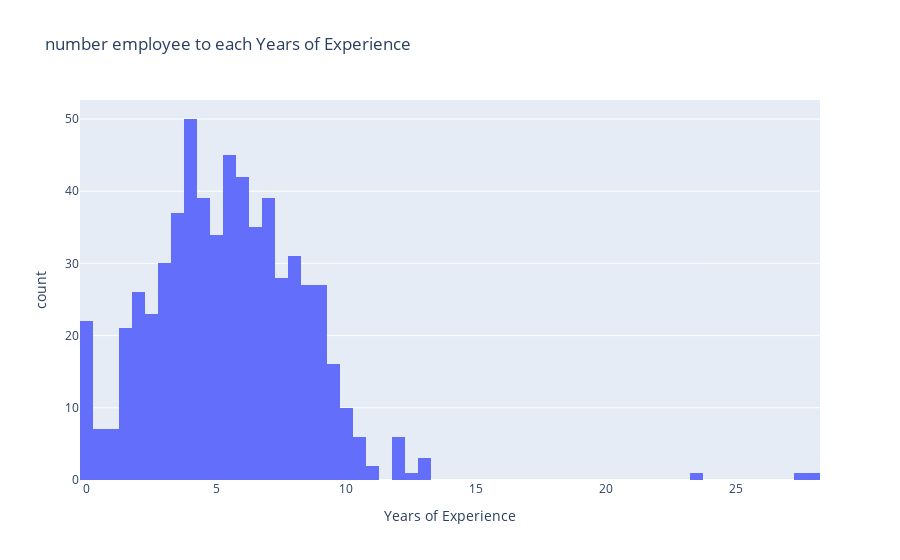

The cell this chart's notebook holds for it:
### Code cell
fig=px.histogram(dc,x="Years of Experience",title="number employee to each Years of Experience")
fig.show()

### Figure 1 — Plotly figure (JSON) as saved in the notebook; plotly's stock layout.template omitted (floating-point values rounded to 4 significant figures; data arrays with more than 128 entries replaced by an {"elided": "..."} marker saying what was removed)
{"data": [{"bingroup": "x", "hovertemplate": "Years of Experience=%{x}<br>count=%{y}<extra></extra>", "legendgroup": "", "marker": {"color": "#636efa", "pattern": {"shape": ""}}, "name": "", "orientation": "v", "showlegend": false, "type": "histogram", "x": {"elided": "617 float values"}, "xaxis": "x", "yaxis": "y"}], "layout": {"barmode": "relative", "legend": {"tracegroupgap": 0}, "title": {"text": "number employee to each Years of Experience"}, "xaxis": {"anchor": "y", "domain": [0, 1], "title": {"text": "Years of Experience"}}, "yaxis": {"anchor": "x", "domain": [0, 1], "title": {"text": "count"}}}}
